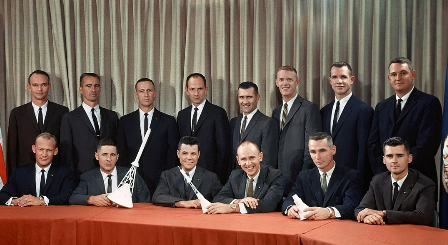
#> input picture Teil-8/astronauten.png, 448 x 245 px
$ python gesichter.py
#> lines starting #> are read from the running program, lines starting #| are printed output that depends on the picture; after the words box and inside, x2 and y2 are one past the last pixel; in counts of white or black regions, pixels touching at a corner belong together
# --------------------------------------------------------------
# gesichter.py
# Aus einem Farbbild werden alle Gesichter erfasst und gezählt.
# Das erste erfasste Gesicht wird eingerahmt.
# Künstliche Intelligenz kapieren und programmieren
# Kapitel 8
# Michael Weigend 19.9.2023
# --------------------------------------------------------------
import cv2
FOTO = 'astronauten.png'
XMLDATEI = 'haarcascade_frontalface_default.xml'
bild = cv2.imread(FOTO)
#> bild is the input picture: shape (245, 448, 3); mean B, G, R 75, 84.7, 104.2
grau = cv2.cvtColor(bild, cv2.COLOR_BGR2GRAY)
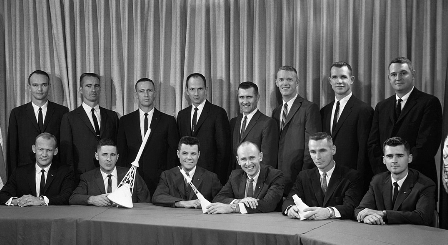
#> grau: shape (245, 448); min 0, max 254, mean 89.4
klassifizierer = cv2.CascadeClassifier(XMLDATEI)
rechtecke = klassifizierer.detectMultiScale(grau,
                                            scaleFactor=1.05,
                                            minNeighbors=5)
#> rechtecke = 14 rows, first 6: [385, 64, 26, 26], [327, 67, 27, 27], [272, 69, 26, 26], [26, 74, 28, 28], [80, 76, 27, 27], [184, 79, 27, 27]
n = len(rechtecke)
#> n = 14
print('Ich habe', n, 'Gesichter gefunden.')
#| Ich habe 14 Gesichter gefunden.
x,y,w,h  = rechtecke[0]
#> x = 385; y = 64; w = 26; h = 26
cv2.rectangle(bild, (x, y), (x+w, y+h), (0, 255, 255), 2)
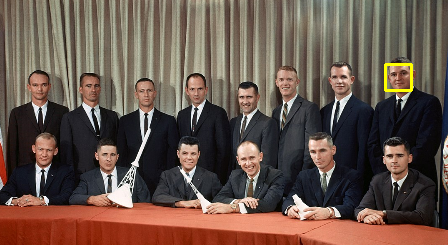
#> bild: shape (245, 448, 3); 0.28% of pixels changed, all inside (x1, y1, x2, y2) = (384, 63, 413, 92)
cv2.imshow('Foto mit dem ersten erkannten Gesicht', bild)
cv2.waitKey(0)                 # warte bis Taste gedrückt
cv2.destroyAllWindows()        # Schließe das Viewer-Fenster
